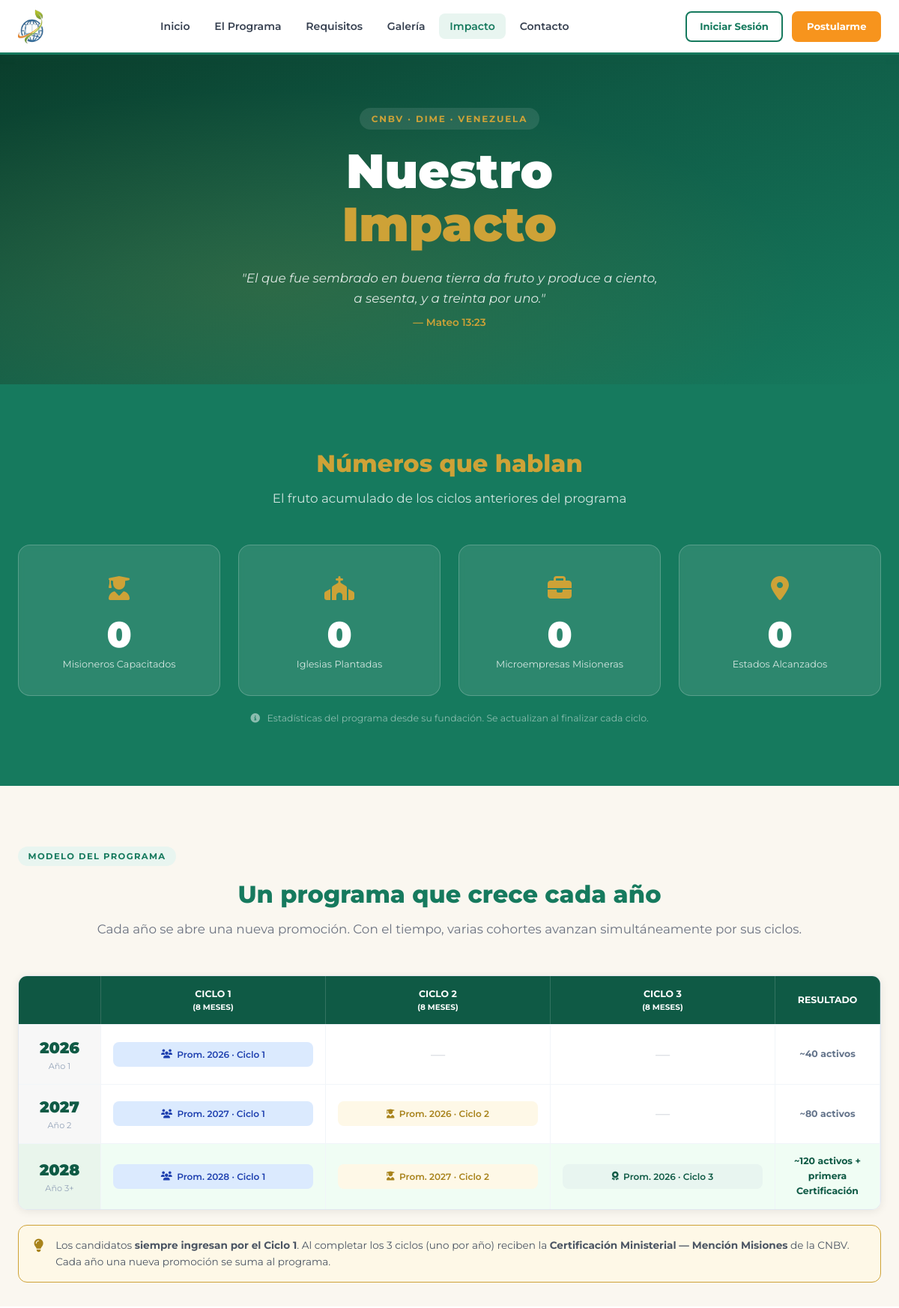
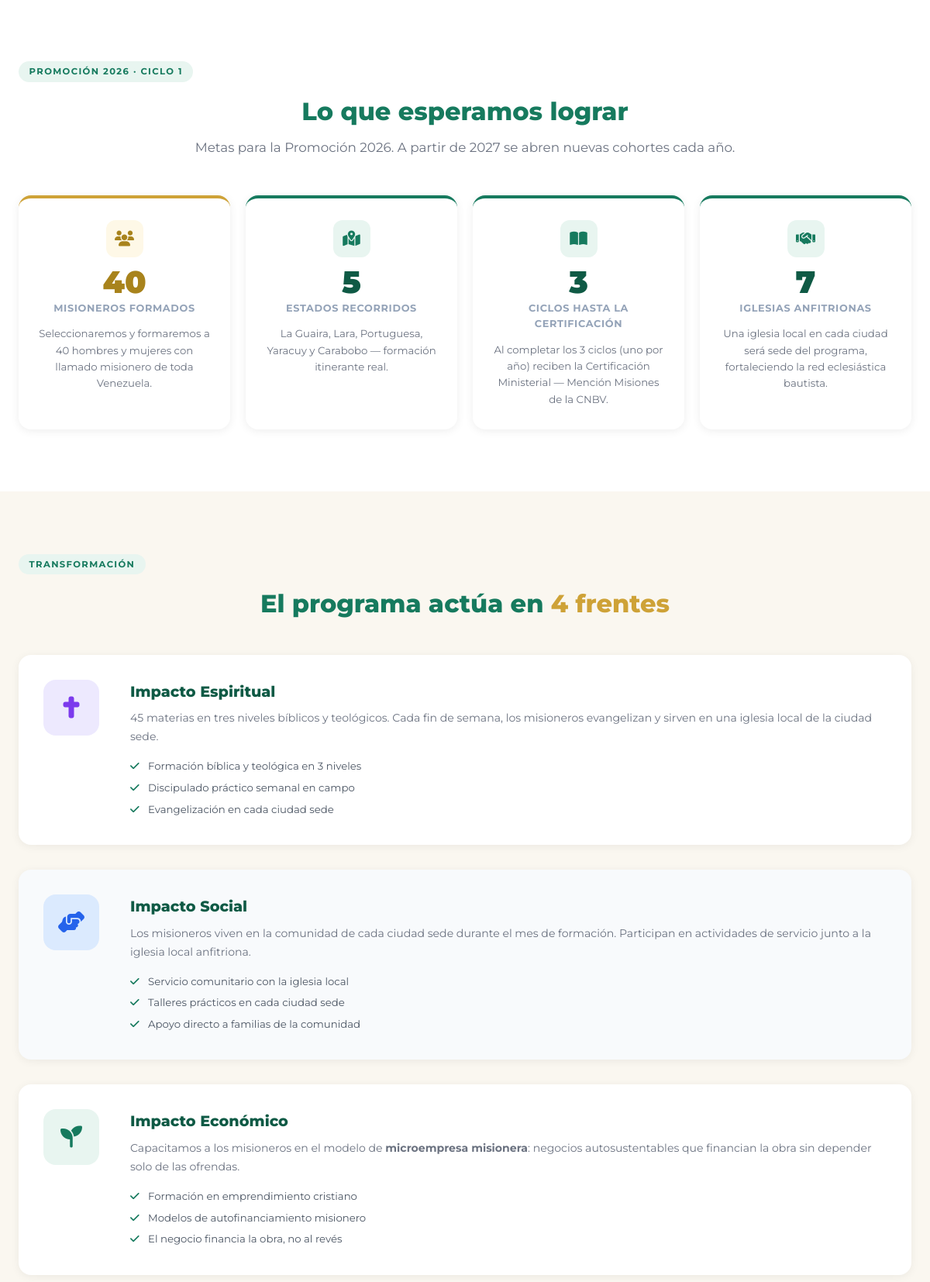
The page /impacto (upper part) on the database its author committed (2 pictures, top to bottom).
### tables this page shows
CREATE TABLE `impacto_estadisticas` (
  `id` int unsigned NOT NULL AUTO_INCREMENT,
  `clave` varchar(100) NOT NULL COMMENT 'Identificador único del contador',
  `etiqueta` varchar(150) NOT NULL COMMENT 'Texto visible al público',
  `valor` int unsigned NOT NULL DEFAULT '0',
  `icono` varchar(50) DEFAULT NULL COMMENT 'Clase de ícono (ej: fa-church)',
  `orden` tinyint unsigned NOT NULL DEFAULT '0',
  `activo` tinyint(1) NOT NULL DEFAULT '1',
  `updated_at` timestamp NULL DEFAULT CURRENT_TIMESTAMP ON UPDATE CURRENT_TIMESTAMP,
  PRIMARY KEY (`id`),
  UNIQUE KEY `clave` (`clave`)
);

### src/app/controllers/PublicoController.php (called while the page is built, shortened)
<?php
class PublicoController extends Controller {
    public function impacto(): void {
        $db = Database::getConnection();
        $stmt = $db->query("SELECT * FROM impacto_estadisticas WHERE activo = 1 ORDER BY orden");
        $stats = $stmt->fetchAll();
        $this->render('publico/impacto', [
            'titulo' => 'Impacto',
            'stats'  => $stats,
        ]);
    }
}

### src/app/views/publico/impacto.php (the view, shortened to what this page needs)
<section class="imp-hero">
    <div class="imp-hero__overlay"></div>
    <div class="imp-hero__content">
        <span class="imp-hero__etiqueta">CNBV · DIME · Venezuela</span>
        <h1 class="imp-hero__titulo">Nuestro<br><em>Impacto</em></h1>
        <p class="imp-hero__sub">"El que fue sembrado en buena tierra da fruto y produce a ciento, a sesenta, y a treinta por uno."</p>
        <p class="imp-hero__ref">— Mateo 13:23</p>
    </div>
</section>
<section class="seccion seccion--verde">
    <div class="container">
        <div class="seccion__encabezado">
            <h2 class="seccion__titulo" style="color:var(--dorado)">Números que hablan</h2>
            <p class="seccion__subtitulo" style="color:rgba(255,255,255,0.8)">
                El fruto acumulado de los ciclos anteriores del programa
            </p>
        </div>
        <div class="imp-stats-grid">
            <?php if (!empty($stats)): ?>
                <?php foreach ($stats as $s): ?>
                <div class="imp-stat-card">
                    <div class="imp-stat-card__icono">
                        <i class="fas <?= htmlspecialchars($s['icono'] ?? 'fa-chart-bar') ?>"></i>
                    </div>
                    <div class="imp-stat-card__valor" data-target="<?= (int)$s['valor'] ?>">0</div>
                    <div class="imp-stat-card__label"><?= htmlspecialchars($s['etiqueta']) ?></div>
                </div>
                <?php endforeach; ?>
            <?php endif; ?>
        </div>
        <p class="imp-stats-nota">
            <i class="fas fa-info-circle"></i>
            Estadísticas del programa desde su fundación. Se actualizan al finalizar cada ciclo.
        </p>
    </div>
</section>
<section class="seccion seccion--crema" style="padding-bottom:2rem;">
    <div class="container">
        <div class="seccion__encabezado">
            <span class="seccion-label">Modelo del Programa</span>
            <h2 class="seccion__titulo">Un programa que crece cada año</h2>
            <p class="seccion__subtitulo">
                Cada año se abre una nueva promoción. Con el tiempo, varias cohortes avanzan simultáneamente por sus ciclos.
            </p>
        </div>
        <div class="ciclos-modelo">
            <div class="ciclos-modelo__fila ciclos-modelo__fila--encabezado">
                <div class="ciclos-modelo__col-año"></div>
                <div class="ciclos-modelo__col-ciclo">Ciclo 1 <small>(8 meses)</small></div>
                <div class="ciclos-modelo__col-ciclo">Ciclo 2 <small>(8 meses)</small></div>
                <div class="ciclos-modelo__col-ciclo">Ciclo 3 <small>(8 meses)</small></div>
                <div class="ciclos-modelo__col-resultado">Resultado</div>
            </div>
            <div class="ciclos-modelo__fila">
                <div class="ciclos-modelo__col-año"><span class="ciclos-año">2026</span><small>Año 1</small></div>
                <div class="ciclos-modelo__col-ciclo">
                    <div class="ciclos-badge ciclos-badge--c1">
                        <i class="fas fa-users"></i> Prom. 2026 · Ciclo 1
                    </div>
                </div>
                <div class="ciclos-modelo__col-ciclo ciclos-vacio">—</div>
                <div class="ciclos-modelo__col-ciclo ciclos-vacio">—</div>
                <div class="ciclos-modelo__col-resultado"><span class="ciclos-res">~40 activos</span></div>
            </div>
            <div class="ciclos-modelo__fila">
                <div class="ciclos-modelo__col-año"><span class="ciclos-año">2027</span><small>Año 2</small></div>
                <div class="ciclos-modelo__col-ciclo">
                    <div class="ciclos-badge ciclos-badge--c1">
                        <i class="fas fa-users"></i> Prom. 2027 · Ciclo 1
                    </div>
                </div>
                <div class="ciclos-modelo__col-ciclo">
                    <div class="ciclos-badge ciclos-badge--c2">
                        <i class="fas fa-user-graduate"></i> Prom. 2026 · Ciclo 2
                    </div>
                </div>
                <div class="ciclos-modelo__col-ciclo ciclos-vacio">—</div>
                <div class="ciclos-modelo__col-resultado"><span class="ciclos-res">~80 activos</span></div>
            </div>
            <div class="ciclos-modelo__fila ciclos-modelo__fila--destacada">
                <div class="ciclos-modelo__col-año"><span class="ciclos-año">2028</span><small>Año 3+</small></div>
                <div class="ciclos-modelo__col-ciclo">
                    <div class="ciclos-badge ciclos-badge--c1">
                        <i class="fas fa-users"></i> Prom. 2028 · Ciclo 1
                    </div>
                </div>
                <div class="ciclos-modelo__col-ciclo">
                    <div class="ciclos-badge ciclos-badge--c2">
                        <i class="fas fa-user-graduate"></i> Prom. 2027 · Ciclo 2
                    </div>
                </div>
                <div class="ciclos-modelo__col-ciclo">
                    <div class="ciclos-badge ciclos-badge--c3">
                        <i class="fas fa-award"></i> Prom. 2026 · Ciclo 3
                    </div>
                </div>
                <div class="ciclos-modelo__col-resultado"><span class="ciclos-res ciclos-res--full">~120 activos + <br>primera Certificación</span></div>
            </div>
        </div>
        <div class="ciclos-nota">
            <i class="fas fa-lightbulb"></i>
            <p>
                Los candidatos <strong>siempre ingresan por el Ciclo 1</strong>. Al completar los 3 ciclos (uno por año)
                reciben la <strong>Certificación Ministerial — Mención Misiones</strong> de la CNBV. Cada año una nueva promoción
                se suma al programa.
            </p>
        </div>
    </div>
</section>
<section class="seccion">
    <div class="container">
        <div class="seccion__encabezado">
            <span class="seccion-label">Promoción 2026 · Ciclo 1</span>
            <h2 class="seccion__titulo">Lo que esperamos lograr</h2>
            <p class="seccion__subtitulo">Metas para la Promoción 2026. A partir de 2027 se abren nuevas cohortes cada año.</p>
        </div>
        <div class="imp-metas-grid">
            <div class="imp-meta-card imp-meta-card--destacada">
                <div class="imp-meta-card__icono"><i class="fas fa-users"></i></div>
                <div class="imp-meta-card__num">40</div>
                <div class="imp-meta-card__label">Misioneros formados</div>
                <p>Seleccionaremos y formaremos a 40 hombres y mujeres con llamado misionero de toda Venezuela.</p>
            </div>
            <div class="imp-meta-card">
                <div class="imp-meta-card__icono"><i class="fas fa-map-marked-alt"></i></div>
                <div class="imp-meta-card__num">5</div>
                <div class="imp-meta-card__label">Estados recorridos</div>
                <p>La Guaira, Lara, Portuguesa, Yaracuy y Carabobo — formación itinerante real.</p>
            </div>
            <div class="imp-meta-card">
                <div class="imp-meta-card__icono"><i class="fas fa-book-open"></i></div>
                <div class="imp-meta-card__num">3</div>
                <div class="imp-meta-card__label">Ciclos hasta la Certificación</div>
                <p>Al completar los 3 ciclos (uno por año) reciben la Certificación Ministerial — Mención Misiones de la CNBV.</p>
            </div>
            <div class="imp-meta-card">
                <div class="imp-meta-card__icono"><i class="fas fa-handshake"></i></div>
                <div class="imp-meta-card__num">7</div>
                <div class="imp-meta-card__label">Iglesias anfitrionas</div>
                <p>Una iglesia local en cada ciudad será sede del programa, fortaleciendo la red eclesiástica bautista.</p>
            </div>
        </div>
    </div>
</section>
<section class="seccion seccion--crema">
    <div class="container">
        <div class="seccion__encabezado">
            <span class="seccion-label">Transformación</span>
            <h2 class="seccion__titulo">El programa actúa en <span class="highlight-dorado">4 frentes</span></h2>
        </div>
        <div class="imp-dimensiones">
            <div class="imp-dimension">
                <div class="imp-dimension__icono imp-dimension__icono--espiritual">
                    <i class="fas fa-cross"></i>
                </div>
                <div class="imp-dimension__contenido">
                    <h3>Impacto Espiritual</h3>
                    <p>
                        45 materias en tres niveles bíblicos y teológicos. Cada fin de semana, los misioneros
                        evangelizan y sirven en una iglesia local de la ciudad sede.
                    </p>
                    <ul class="imp-dimension__lista">
                        <li><i class="fas fa-check"></i> Formación bíblica y teológica en 3 niveles</li>
                        <li><i class="fas fa-check"></i> Discipulado práctico semanal en campo</li>
                        <li><i class="fas fa-check"></i> Evangelización en cada ciudad sede</li>
                    </ul>
                </div>
            </div>
            <div class="imp-dimension imp-dimension--invertida">
                <div class="imp-dimension__icono imp-dimension__icono--social">
                    <i class="fas fa-hands-helping"></i>
                </div>
                <div class="imp-dimension__contenido">
                    <h3>Impacto Social</h3>
                    <p>
                        Los misioneros viven en la comunidad de cada ciudad sede durante el mes de formación.
                        Participan en actividades de servicio junto a la iglesia local anfitriona.
                    </p>
                    <ul class="imp-dimension__lista">
                        <li><i class="fas fa-check"></i> Servicio comunitario con la iglesia local</li>
                        <li><i class="fas fa-check"></i> Talleres prácticos en cada ciudad sede</li>
                        <li><i class="fas fa-check"></i> Apoyo directo a familias de la comunidad</li>
                    </ul>
                </div>
            </div>
            <div class="imp-dimension">
                <div class="imp-dimension__icono imp-dimension__icono--economico">
                    <i class="fas fa-seedling"></i>
                </div>
                <div class="imp-dimension__contenido">
                    <h3>Impacto Económico</h3>
                    <p>
                        Capacitamos a los misioneros en el modelo de <strong>microempresa misionera</strong>:
                        negocios autosustentables que financian la obra sin depender solo de las ofrendas.
                    </p>
                    <ul class="imp-dimension__lista">
                        <li><i class="fas fa-check"></i> Formación en emprendimiento cristiano</li>
                        <li><i class="fas fa-check"></i> Modelos de autofinanciamiento misionero</li>
                        <li><i class="fas fa-check"></i> El negocio financia la obra, no al revés</li>
                    </ul>
                </div>
            </div>
        </div>
    </div>
</section>

### src/public/css/app.css (style rules this page uses)
:root { --verde: #167a5e; --verde-dark: #0f5a45; --verde-light: #e8f5f0; --verde-mid: #1e9972; --dorado: #cea237; --dorado-dark: #a8831c; --dorado-light: #fef8e7; --naranja: #F7941D; --naranja-dark: #d4780f; --azul: #003d6b; --azul-dark: #002a4a; --azul-light: #e8f2fa; --blanco: #ffffff; --crema: #faf7f0; --gris-claro: #f5f7fa; --gris: #6b7280; --gris-dark: #374151; --negro: #111827; --sombra: 0 4px 20px rgba(22, 122, 94, 0.12); --sombra-lg: 0 10px 40px rgba(22, 122, 94, 0.18); --radio: 8px; --radio-lg: 16px; --transicion: all 0.3s ease; }
*, *::before, *::after { box-sizing: border-box; margin: 0; padding: 0; }
html { scroll-behavior: smooth; }
body { font-family: 'Montserrat', sans-serif; color: var(--gris-dark); background: var(--blanco); line-height: 1.6; min-height: 100vh; display: flex; flex-direction: column; }
ul { list-style: none; }
.container { max-width: 1200px; margin: 0 auto; padding: 0 1.5rem; }
.seccion { padding: 5rem 0; }
.seccion--crema { background: var(--crema); }
.seccion--verde { background: var(--verde); color: var(--blanco); }
.seccion__titulo { font-size: 2rem; font-weight: 800; color: var(--verde); text-align: center; margin-bottom: 0.5rem; }
.seccion--verde .seccion__titulo, .seccion--azul .seccion__titulo { color: var(--dorado); }
.seccion__subtitulo { text-align: center; color: var(--gris); margin-bottom: 3rem; font-size: 1.05rem; }
.seccion--verde .seccion__subtitulo, .seccion--azul .seccion__subtitulo { color: rgba(255,255,255,0.8); }

### rows shown on the page
impacto_estadisticas: etiqueta "Misioneros Capacitados"
impacto_estadisticas: etiqueta "Iglesias Plantadas"
impacto_estadisticas: etiqueta "Microempresas Misioneras"
impacto_estadisticas: etiqueta "Estados Alcanzados"
